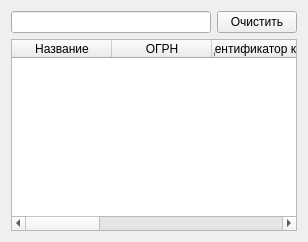
          <widget class="QWidget" name="tab_9">
           <attribute name="title">
            <string>Отключенные</string>
           </attribute>
           <layout class="QVBoxLayout" name="verticalLayout_19">
            <item>
             <layout class="QVBoxLayout" name="verticalLayout_27">
              <item alignment="Qt::AlignLeft">
               <widget class="QFrame" name="frame_9">
                <property name="frameShape">
                 <enum>QFrame::NoFrame</enum>
                </property>
                <property name="frameShadow">
                 <enum>QFrame::Raised</enum>
                </property>
                <layout class="QVBoxLayout" name="verticalLayout_30">
                 <property name="spacing">
                  <number>6</number>
                 </property>
                 <property name="leftMargin">
                  <number>0</number>
                 </property>
                 <property name="topMargin">
                  <number>0</number>
                 </property>
                 <property name="rightMargin">
                  <number>0</number>
                 </property>
                 <property name="bottomMargin">
                  <number>0</number>
                 </property>
                 <item>
                  <layout class="QHBoxLayout" name="horizontalLayout_12">
                   <item>
                    <widget class="QLineEdit" name="lineEdit_6">
                     <property name="minimumSize">
                      <size>
                       <width>200</width>
                       <height>0</height>
                      </size>
                     </property>
                    </widget>
                   </item>
                   <item>
                    <widget class="QPushButton" name="pushButton_12">
                     <property name="text">
                      <string>Очистить</string>
                     </property>
                    </widget>
                   </item>
                  </layout>
                 </item>
                </layout>
               </widget>
              </item>
             </layout>
            </item>
            <item>
             <widget class="QTableWidget" name="tableWidget_6">
              <property name="sortingEnabled">
               <bool>true</bool>
              </property>
              <column>
               <property name="text">
                <string>Название</string>
               </property>
              </column>
              <column>
               <property name="text">
                <string>ОГРН</string>
               </property>
              </column>
              <column>
               <property name="text">
                <string>Идентификатор ключа</string>
               </property>
              </column>
              <column>
               <property name="text">
                <string>Отпечаток</string>
               </property>
              </column>
              <column>
               <property name="text">
                <string>Серийный номер</string>
               </property>
              </column>
              <column>
               <property name="text">
                <string>Адрес CRL</string>
               </property>
              </column>
              <column>
               <property name="text">
                <string/>
               </property>
              </column>
             </widget>
            </item>
           </layout>
          </widget>
